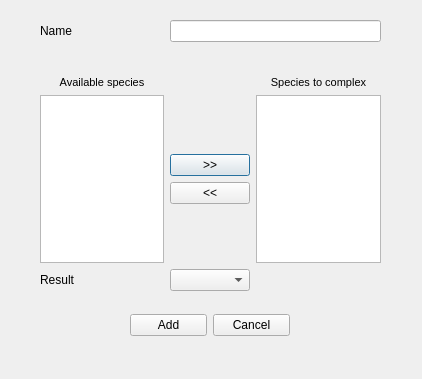
<?xml version="1.0" encoding="UTF-8"?>
<ui version="4.0">
 <class>complexDialog</class>
 <widget class="QDialog" name="complexDialog">
  <property name="geometry">
   <rect>
    <x>0</x>
    <y>0</y>
    <width>422</width>
    <height>379</height>
   </rect>
  </property>
  <property name="windowTitle">
   <string>Complexation</string>
  </property>
  <property name="windowIcon">
   <iconset>
    <normaloff>bio2012.ico</normaloff>bio2012.ico</iconset>
  </property>
  <widget class="QWidget" name="gridLayoutWidget">
   <property name="geometry">
    <rect>
     <x>40</x>
     <y>20</y>
     <width>341</width>
     <height>271</height>
    </rect>
   </property>
   <layout class="QGridLayout" name="speciesToComplex_selectionGrid">
    <item row="4" column="1">
     <widget class="QPushButton" name="button_add">
      <property name="text">
       <string>&gt;&gt;</string>
      </property>
     </widget>
    </item>
    <item row="5" column="1">
     <widget class="QPushButton" name="button_remove">
      <property name="text">
       <string>&lt;&lt;</string>
      </property>
     </widget>
    </item>
    <item row="7" column="2">
     <spacer name="horizontalSpacer">
      <property name="orientation">
       <enum>Qt::Horizontal</enum>
      </property>
      <property name="sizeHint" stdset="0">
       <size>
        <width>0</width>
        <height>0</height>
       </size>
      </property>
     </spacer>
    </item>
    <item row="9" column="0">
     <widget class="QLabel" name="label_2">
      <property name="text">
       <string>Result</string>
      </property>
     </widget>
    </item>
    <item row="9" column="1">
     <widget class="QComboBox" name="comboBox_species"/>
    </item>
    <item row="3" column="0" rowspan="4">
     <widget class="QTreeWidget" name="species">
      <property name="rootIsDecorated">
       <bool>false</bool>
      </property>
      <attribute name="headerVisible">
       <bool>false</bool>
      </attribute>
      <column>
       <property name="text">
        <string notr="true">1</string>
       </property>
      </column>
     </widget>
    </item>
    <item row="3" column="2" rowspan="4">
     <widget class="QTreeWidget" name="speciesToComplex">
      <property name="rootIsDecorated">
       <bool>false</bool>
      </property>
      <attribute name="headerVisible">
       <bool>false</bool>
      </attribute>
      <column>
       <property name="text">
        <string notr="true">1</string>
       </property>
      </column>
     </widget>
    </item>
    <item row="0" column="0">
     <widget class="QLabel" name="label_3">
      <property name="text">
       <string>Name</string>
      </property>
     </widget>
    </item>
    <item row="0" column="1" colspan="2">
     <widget class="QLineEdit" name="complex_name"/>
    </item>
    <item row="2" column="2">
     <widget class="QLabel" name="label">
      <property name="text">
       <string>&lt;!DOCTYPE HTML PUBLIC &quot;-//W3C//DTD HTML 4.0//EN&quot; &quot;http://www.w3.org/TR/REC-html40/strict.dtd&quot;&gt;
&lt;html&gt;&lt;head&gt;&lt;meta name=&quot;qrichtext&quot; content=&quot;1&quot; /&gt;&lt;style type=&quot;text/css&quot;&gt;
p, li { white-space: pre-wrap; }
&lt;/style&gt;&lt;/head&gt;&lt;body style=&quot; font-family:'MS Shell Dlg 2'; font-size:8.25pt; font-weight:400; font-style:normal;&quot;&gt;
&lt;p align=&quot;center&quot; style=&quot; margin-top:0px; margin-bottom:0px; margin-left:0px; margin-right:0px; -qt-block-indent:0; text-indent:0px;&quot;&gt;&lt;span style=&quot; font-size:8pt;&quot;&gt;Species to complex&lt;/span&gt;&lt;/p&gt;&lt;/body&gt;&lt;/html&gt;</string>
      </property>
     </widget>
    </item>
    <item row="2" column="0">
     <widget class="QLabel" name="label_4">
      <property name="text">
       <string>&lt;!DOCTYPE HTML PUBLIC &quot;-//W3C//DTD HTML 4.0//EN&quot; &quot;http://www.w3.org/TR/REC-html40/strict.dtd&quot;&gt;
&lt;html&gt;&lt;head&gt;&lt;meta name=&quot;qrichtext&quot; content=&quot;1&quot; /&gt;&lt;style type=&quot;text/css&quot;&gt;
p, li { white-space: pre-wrap; }
&lt;/style&gt;&lt;/head&gt;&lt;body style=&quot; font-family:'MS Shell Dlg 2'; font-size:8.25pt; font-weight:400; font-style:normal;&quot;&gt;
&lt;p align=&quot;center&quot; style=&quot; margin-top:0px; margin-bottom:0px; margin-left:0px; margin-right:0px; -qt-block-indent:0; text-indent:0px;&quot;&gt;&lt;span style=&quot; font-size:8pt;&quot;&gt;Available species&lt;/span&gt;&lt;/p&gt;&lt;/body&gt;&lt;/html&gt;</string>
      </property>
     </widget>
    </item>
    <item row="1" column="0" colspan="3">
     <spacer name="verticalSpacer">
      <property name="orientation">
       <enum>Qt::Vertical</enum>
      </property>
      <property name="sizeHint" stdset="0">
       <size>
        <width>20</width>
        <height>40</height>
       </size>
      </property>
     </spacer>
    </item>
   </layout>
  </widget>
  <widget class="QWidget" name="horizontalLayoutWidget">
   <property name="geometry">
    <rect>
     <x>130</x>
     <y>300</y>
     <width>160</width>
     <height>51</height>
    </rect>
   </property>
   <layout class="QHBoxLayout" name="horizontalLayout">
    <item>
     <widget class="QPushButton" name="button_add_reaction">
      <property name="text">
       <string>Add</string>
      </property>
     </widget>
    </item>
    <item>
     <widget class="QPushButton" name="button_cancel">
      <property name="text">
       <string>Cancel</string>
      </property>
     </widget>
    </item>
   </layout>
  </widget>
 </widget>
 <resources/>
 <connections/>
</ui>
